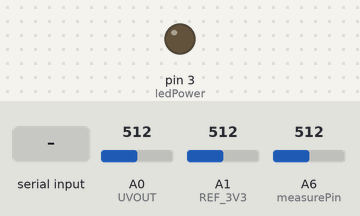
Bench run of a sketch on a simulated Arduino Nano, built with avr-gcc and run on an emulated ATmega328P. Parts: output pins drawn as LEDs (lit = HIGH). The test bench sets the inputs (shaded band); at power-on: A0 (UVOUT) = 512, A1 (REF_3V3) = 512, A6 (measurePin) = 512. What the sketch prints to the serial monitor is not drawn.

Above: at 1.2 s.
1.3 s: "1" received over Serial
At 2.4 s:
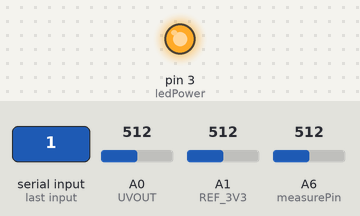
2.8 s: A0 (UVOUT) set to 351
4.3 s: A0 (UVOUT) set to 327
7.3 s: A1 (REF_3V3) set to 798
8.8 s: A1 (REF_3V3) set to 819
Timing chart, 0 to 11.8 s (numbered marks = the images above; inputs shaded):
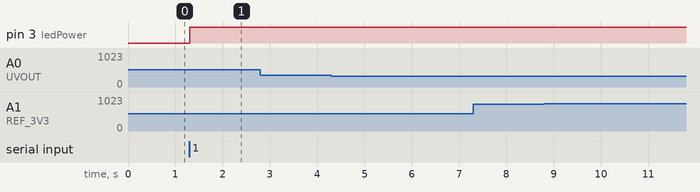

The sketch:

uvsensordensity.ino
```cpp
//Hardware pin definitions
int measurePin = A6;
int ledPower = 3;

int samplingTime = 280;
int deltaTime = 40;
int sleepTime = 9680;

float voMeasured = 0;
float calcVoltage = 0;
float dustDensity = 0;
int UVOUT = A0; //Output from the sensor
int REF_3V3 = A1; //3.3V power on the Arduino board

void setup()
{

  Serial.begin(9600);
  pinMode(ledPower,OUTPUT);
  pinMode(UVOUT, INPUT);
  pinMode(REF_3V3, INPUT);

}

void loop()
{
  int t=0;
  char c;
  if(Serial.available())
  {
    c = Serial.read();
    if (c=='1')
    {
     t= 3;
    }
  while(t>2)  {
    readSensor();
  if(Serial.available())
  {
    c = Serial.read();
    if (c=='0')
    {
     t = 1;
    }
    }
  }

}
}
void readSensor()
{
  int uvLevel = averageAnalogRead(UVOUT);
  int refLevel = averageAnalogRead(REF_3V3);
  digitalWrite(ledPower,LOW); // power on the LED
  delayMicroseconds(samplingTime);
  voMeasured = analogRead(measurePin);// read the dust value

  delayMicroseconds(deltaTime);
  digitalWrite(ledPower,HIGH); // turn the LED off
  delayMicroseconds(sleepTime);
  // 0 - 3.3V mapped to 0 - 1023 integer values
  // recover voltage
  calcVoltage = voMeasured * (3.3 / 1024);

  // linear eqaution taken from http://www.howmuchsnow.com/arduino/airquality/
  // Chris Nafis (c) 2012
  dustDensity = 0.17 * calcVoltage - 0.1;

  //Serial.print("Raw Signal Value (0-1023): ");
 // Serial.print(voMeasured);

 // Serial.print(" - Voltage: ");
 // Serial.print(calcVoltage);

 // Serial.print(" - Dust Density: ");
 // Serial.println(dustDensity);

  //Use the 3.3V power pin as a reference to get a very accurate output value from sensor
  float outputVoltage = 3.3 / refLevel * uvLevel;

  float uvIntensity = mapfloat(outputVoltage, 0.99, 2.8, 0.0, 15.0); //Convert the voltage to a UV intensity level

   if (isnan(outputVoltage) || isnan( uvIntensity)) {
    Serial.println("Failed to read from DHT sensor!");
    return;
   }

   //puts # before the values so our app knows what to do with the data
  Serial.print('#');
  Serial.print(uvIntensity);
  Serial.print('+');
  if(dustDensity<0)
  {
    Serial.print("0.00");
    Serial.print('+');
  }else
  {
    Serial.print(dustDensity);
    Serial.print('+');
    }
  if ( uvIntensity >=-0.5 &&  uvIntensity <=2.9)
  {
    Serial.print("that is safe! If you burn easily, cover up and use broad spectrum SPF 30+ sunscreen,Wear sunglasses on bright days.");
    Serial.print('+');
     if ( uvIntensity >2.9 &&  uvIntensity <=5.9)
     {
      Serial.print("moderate risk! You should wear coat, a wide-brimmed hat and sunglasses.Generously apply broad spectrum SPF 30+ sunscreen every 2 hours, even on cloudy days.");
      Serial.print('+');
      if ( uvIntensity >5.9 &&  uvIntensity <=7.9)
      {
         Serial.print("High risk!  Protection against skin and eye damage is needed, you should wear coat, a wide-brimmed hat and sunglasses.Generously apply broad spectrum SPF 30+ sunscreen every 2 hours, even on cloudy days.");
          Serial.print('+');
          if ( uvIntensity >7.9 &&  uvIntensity <=10.9)
      {
         Serial.print("Very high risk! Take extra precautions because unprotected skin and eyes will be damaged and can burn quickly, you should wear coat, a wide-brimmed hat and sunglasses.Generously apply broad spectrum SPF 30+ sunscreen every 2 hours, even on cloudy days.");
         Serial.print('+');
        }
        }
      }
  } else
  {
     Serial.print("Extreme risk! Take all precautions because unprotected skin and eyes can burn in minutes,you should wear coat, a wide-brimmed hat and sunglasses.Generously apply broad spectrum SPF 30+ sunscreen every 2 hours, even on cloudy days.");
     Serial.print('+');
    }

  Serial.print('~'); //used as an end of transmission character - used in app for string length
  Serial.println();

  delay(1000);
}

//Takes an average of readings on a given pin
//Returns the average
int averageAnalogRead(int pinToRead)
{
  byte numberOfReadings = 8;
  unsigned int runningValue = 0;

  for(int x = 0 ; x < numberOfReadings ; x++)
    runningValue += analogRead(pinToRead);
  runningValue /= numberOfReadings;

  return(runningValue);
}

//The Arduino Map function but for floats
float mapfloat(float x, float in_min, float in_max, float out_min, float out_max)
{
  return (x - in_min) * (out_max - out_min) / (in_max - in_min) + out_min;
}
```

Measured:
- after the input at 1.3 s, pin 3 (ledPower): LOW → HIGH at once
